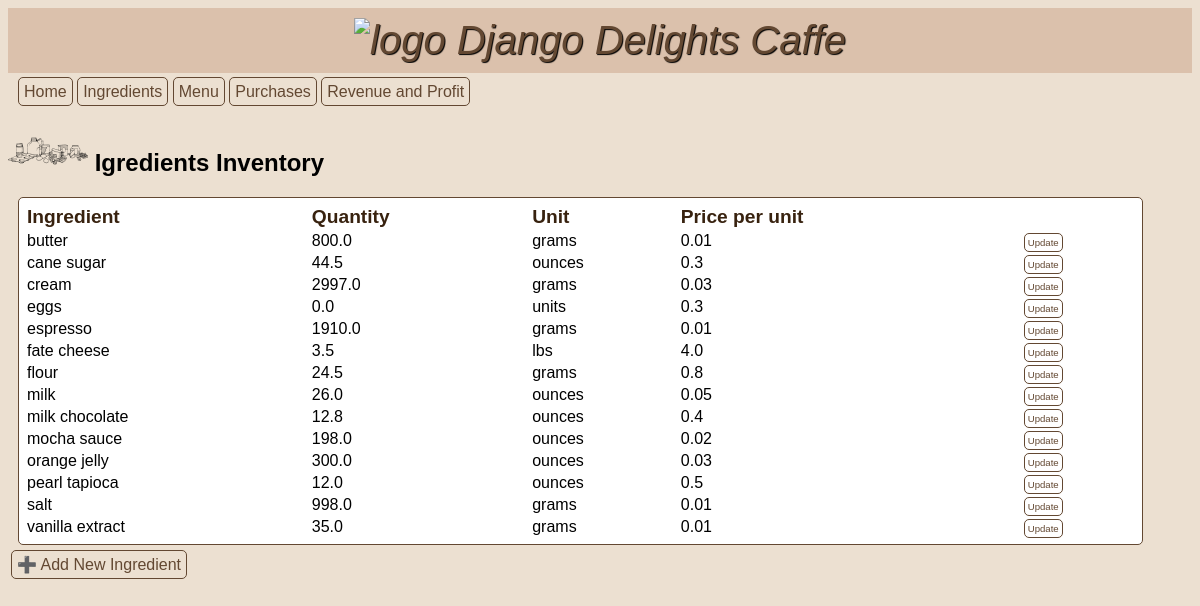
The page /ingredients/list on the database as committed earlier.
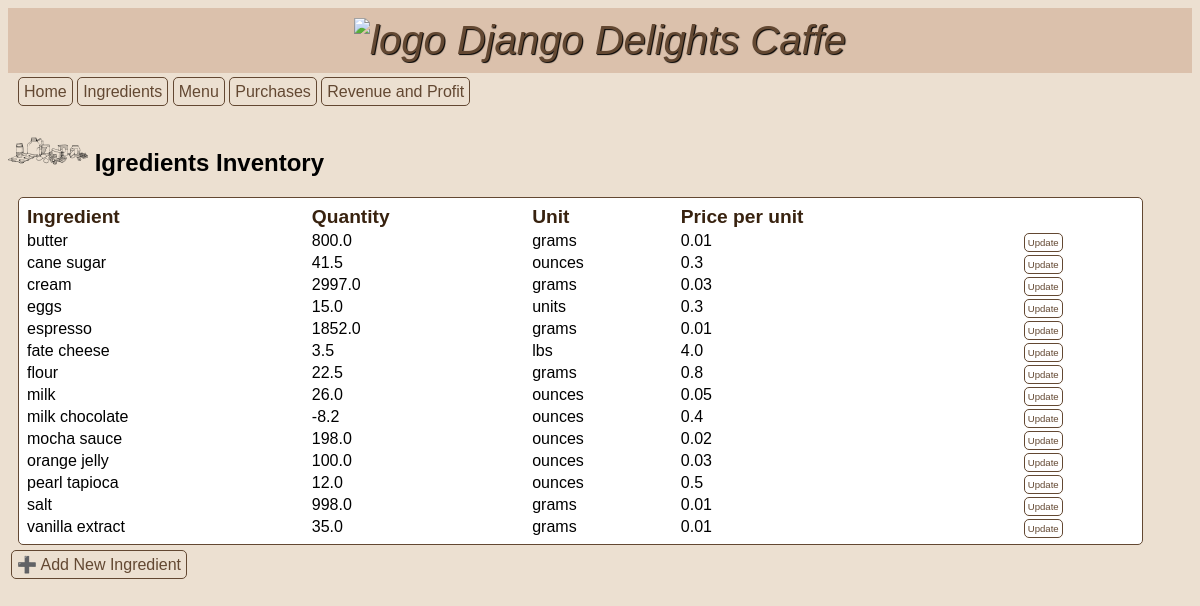
The same page on the database as committed later.
### inventory/models.py (models this page shows, shortened)
class Ingredient(models.Model):
  OUNCE = "ounces"
  LBS = "lbs"
  GRAMS = "grams"
  UNITS = "units"
  OTHER = "other"
  UNIT_TYPE_CHOICES = [
    (OUNCE, "ounces"),
    (LBS, "lbs"),
    (GRAMS, "grams"),
    (UNITS, "units"),
    (OTHER, "other")
  ]
  name = models.CharField(max_length=50, verbose_name= "Ingredient")
  quantity = models.FloatField(default=0.0, verbose_name="Quantity")
  unit = models.CharField(max_length=10, choices=UNIT_TYPE_CHOICES, default=OTHER, verbose_name="Units")
  unit_price = models.FloatField(default=0.0, verbose_name="Price per unit")

### inventory/views.py (the view)
# urls.py: path('ingredients/list', views.IngredientView.as_view(), name="ingredients"),
class IngredientView(ListView):
    model = Ingredient
    template_name = "inventory/ingredients.html"
    def get_context_data(self):
       context = super().get_context_data()
       context["ingredients"] = Ingredient.objects.all()
       return context

### inventory/templates/inventory/ingredients.html (shortened to what this page needs)
{% extends 'base.html' %} {% load static %}  {% block content %}
<h2>
  <img
    src="{% static 'inventory/ingredients.png' %}"
    alt="ingredient"
    width="80px"
    text-align="center"
  />
  Igredients Inventory
</h2>
<table>
  <thead>
    <tr class="table-heading">
      <th>Ingredient</th>
      <th>Quantity</th>
      <th>Unit</th>
      <th>Price per unit</th>
      <th></th>
    </tr>
  </thead>
  <tbody>
    {% for ingr in ingredients|dictsort:"name" %}
    <tr class="table-content">
      <td>{{ ingr.name }}</td>
      <td>{{ ingr.quantity }}</td>
      <td>{{ ingr.unit }}</td>
      <td>{{ ingr.unit_price }}</td>
      <td><a class="update" href="{% url 'ingredientupdate' ingr.id %}">Update</a></td>
    </tr>
    {% endfor %}
  </tbody>
</table>
<div>
  <a class="add" href="{% url 'ingredientcreate' %}">➕ Add New Ingredient</a>
</div>
{% endblock %}

Rows that differ between the two databases and show on the page:
changed Ingredient "cane sugar": quantity "44.5" → "41.5"
changed Ingredient "eggs": quantity "0.0" → "15.0"
changed Ingredient "espresso": quantity "1910.0" → "1852.0"
changed Ingredient "flour": quantity "24.5" → "22.5"
changed Ingredient "milk chocolate": quantity "12.8" → "-8.2"
changed Ingredient "orange jelly": quantity "300.0" → "100.0"
